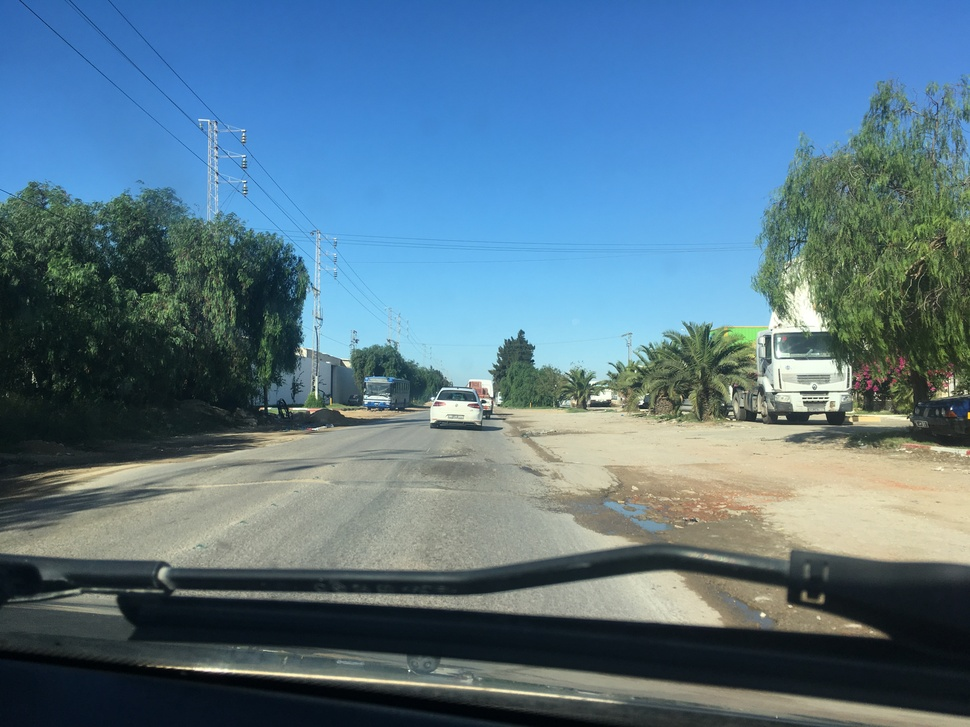
#> input picture IMG_1038.jpg, 970 x 727 px, shrunk from 4032 x 3024 before the run
$ python color_segmentation.py --image ../IMG_1038.jpg
#> lines starting #> are read from the running program, lines starting #| are printed output that depends on the picture
# -*- coding: utf-8 -*-
"""

#               Altran Deutschland S.A.S & Co. KG

#   \authors   ala.edddine.gharbi@altran.com
#   \version   01.00.00
#   \date      Sat Nov 21 14:49:34 2020
#   \copyright Copyright (c) 2018, Altran Deutschland GmbH. All rights reserved!
#              All rights exclusively reserved for Altran Deutschland S.A.S & Co. KG, unless expressly otherwise agreed.
#              Redistribution in source or any other form, with or without modification, is not permitted.
#              You may use this code under the according license terms of Altran Deutschland S.A.S & Co. KG.
#              Please contact Altran Deutschland S.A.S & Co. KG at ala.edddine.gharbi@altran.com to get the appropriate terms and conditions.


"""

import numpy as np
from sklearn.cluster import KMeans
import argparse
import cv2
import datetime


ap = argparse.ArgumentParser()
ap.add_argument('-i', '--image', required=True, help='Path to image file')
ap.add_argument('-w', '--width', type=int, default=0,help='Width to resize image to in pixels')
ap.add_argument('-s', '--color-space', type=str, default='bgr',help='Color space to use: BGR (default), HSV, Lab, YCrCb (YCC)')
ap.add_argument('-c', '--channels', type=str, default='all',help='Channel indices to use for clustering, where 0 is the first channel,'+ ' 1 is the second channel, etc. E.g., if BGR color space is used, "02" '+ 'selects channels B and R. (default "all")')
ap.add_argument('-n', '--num-clusters', type=int, default=3,help='Number of clusters for K-means clustering (default 3, min 2).')
ap.add_argument('-o', '--output-file', action='store_true',help='Save output image (side-by-side comparison of original image and'+ ' clustering result) to disk.')
ap.add_argument('-f', '--output-format', type=str, default='png',help='File extension for output image (default png)')


args = vars(ap.parse_args())
image = cv2.imread(args['image'])
#> image is the input picture: shape (727, 970, 3); mean B, G, R 134.9, 118, 88.6

# Resize image and make a copy of the original (resized) image.
if args['width'] > 0:
    height = int((args['width'] / image.shape[1]) * image.shape[0])
    image = cv2.resize(image, (args['width'], height),
        interpolation=cv2.INTER_AREA)
orig = image.copy()

# Change image color space, if necessary.
colorSpace = args['color_space'].lower()
if colorSpace == 'hsv':
    image = cv2.cvtColor(image, cv2.COLOR_BGR2HSV)
elif colorSpace == 'ycrcb' or colorSpace == 'ycc':
    image = cv2.cvtColor(image, cv2.COLOR_BGR2YCrCb)
elif colorSpace == 'lab':
    image = cv2.cvtColor(image, cv2.COLOR_BGR2LAB)
else:
    colorSpace = 'bgr'  # set for file naming purposes


# Keep only the selected channels for K-means clustering.
if args['channels'] != 'all':
    channels = cv2.split(image)
    channelIndices = []
    for char in args['channels']:
        channelIndices.append(int(char))
    image = image[:,:,channelIndices]
    if len(image.shape) == 2:
        image.reshape(image.shape[0], image.shape[1], 1)

# Flatten the 2D image array into an MxN feature vector, where M is
# the number of pixels and N is the dimension (number of channels).
reshaped = image.reshape(image.shape[0] * image.shape[1], image.shape[2])

# Perform K-means clustering.
if args['num_clusters'] < 2:
    print('Warning: num-clusters < 2 invalid. Using num-clusters = 2')
numClusters = max(2, args['num_clusters'])
kmeans = KMeans(n_clusters=numClusters, n_init=40, max_iter=500).fit(reshaped)


# Reshape result back into a 2D array, where each element represents the
# corresponding pixel's cluster index (0 to K - 1).
clustering = np.reshape(np.array(kmeans.labels_, dtype=np.uint8),
    (image.shape[0], image.shape[1]))
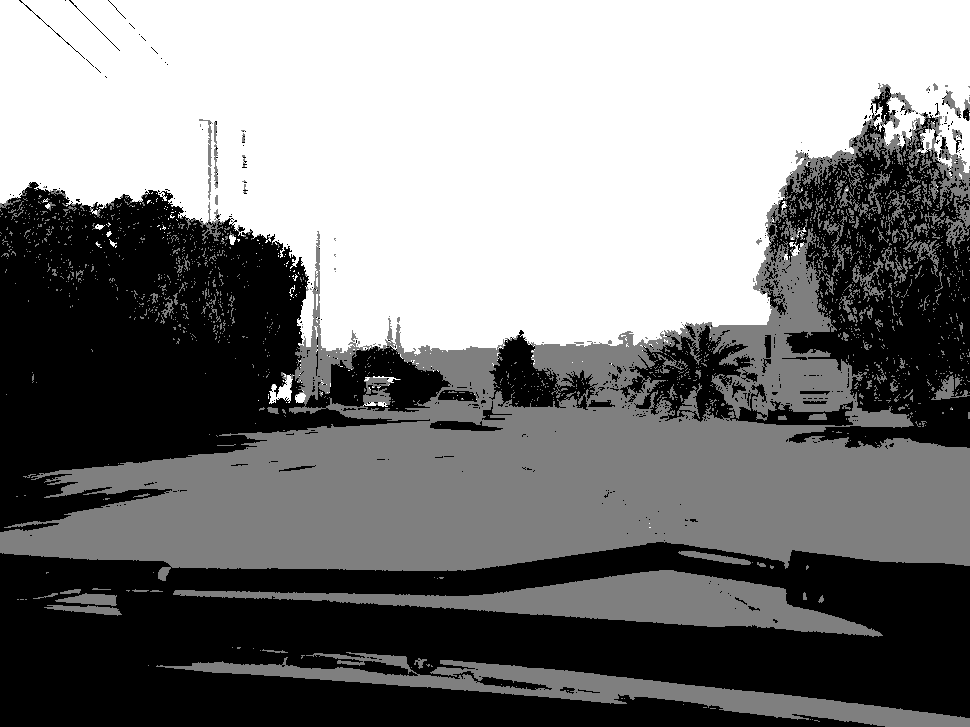
#> clustering: shape (727, 970); min 0, max 2, mean 0.989; drawn with min black and max white

# Sort the cluster labels in order of the frequency with which they occur.
sortedLabels = sorted([n for n in range(numClusters)],
    key=lambda x: -np.sum(clustering == x))
#> sortedLabels = [0, 2, 1]

# Initialize K-means grayscale image; set pixel colors based on clustering.
kmeansImage = np.zeros(image.shape[:2], dtype=np.uint8)
for i, label in enumerate(sortedLabels):
    kmeansImage[clustering == label] = int((255) / (numClusters - 1)) * i
#> this loop made 3 passes
#> label on passes 1 to 3: 0, 2, 1
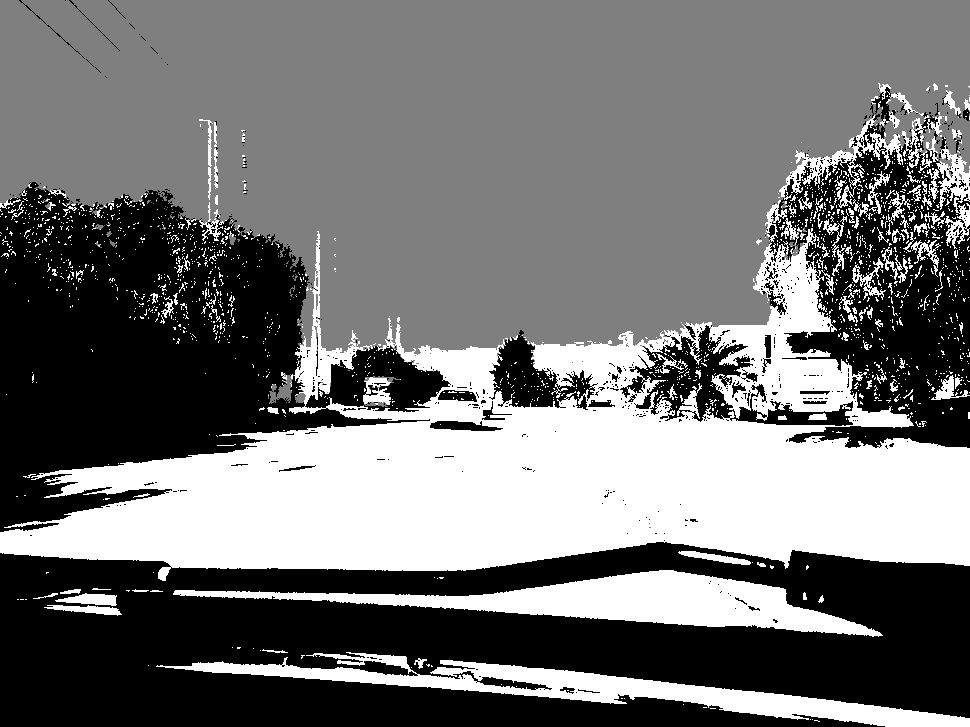
#> kmeansImage: shape (727, 970); min 0, max 254, mean 115.6


# Concatenate original image and K-means image, separated by a gray strip.
concatImage = np.concatenate((orig,
    193 * np.ones((orig.shape[0], int(0.0625 * orig.shape[1]), 3), dtype=np.uint8),
    cv2.cvtColor(kmeansImage, cv2.COLOR_GRAY2BGR)), axis=1)
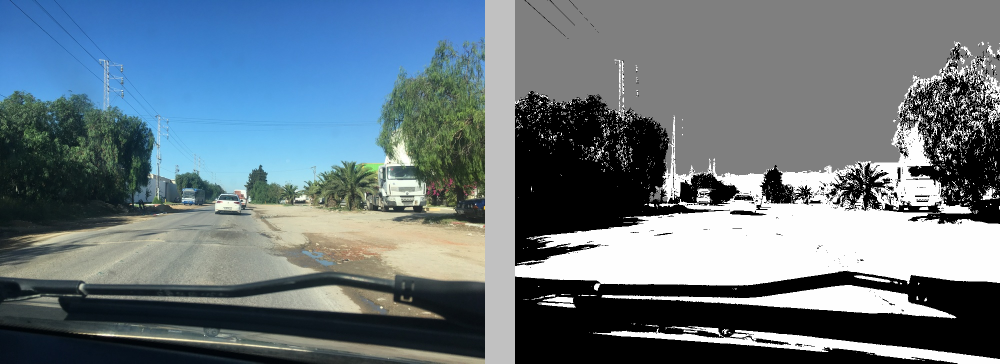
#> concatImage: shape (727, 2000, 3) (shown at 1/2 size); mean B, G, R 127.3, 119.1, 104.9
cv2.imshow('Original vs clustered', concatImage)


if args['output_file']:
    # Construct timestamped output filename and write image to disk.
    dt = datetime.datetime.now()
    fileExtension = args['output_format']
    filename = (str(dt.year) + str(dt.month) + str(dt.day) + str(dt.hour)
        + str(dt.minute) + str(dt.second) + colorSpace + '_c' + args['channels']
        + 'n' + str(numClusters) + '.' + fileExtension)
    cv2.imwrite(filename, concatImage)
cv2.waitKey(0)

$ run again, on IMG_1733.jpg
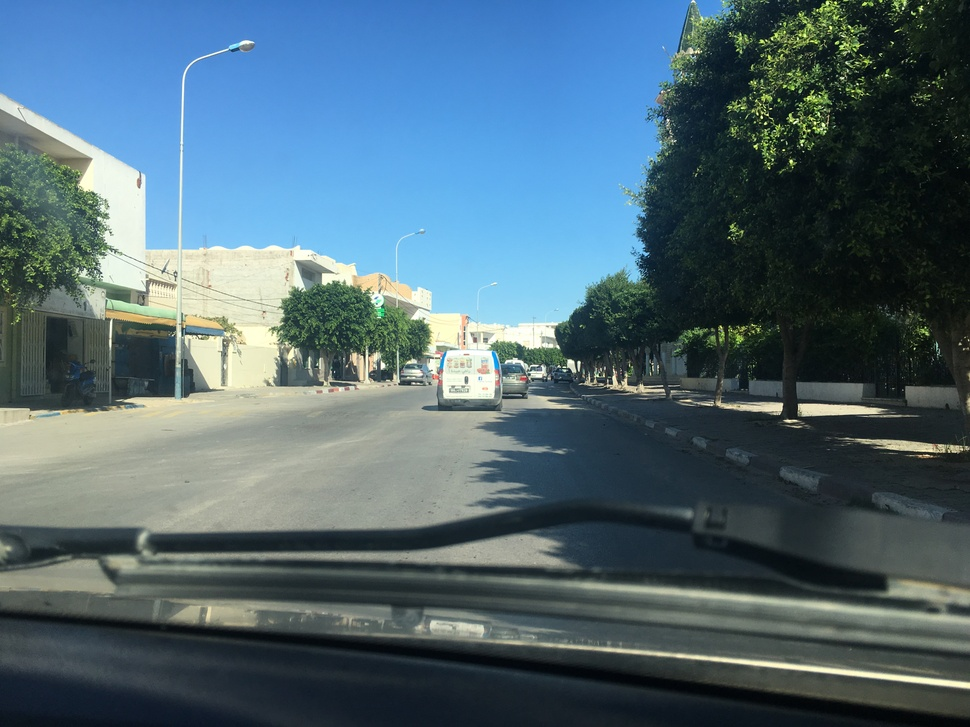
#> input picture IMG_1733.jpg, 970 x 727 px, shrunk from 4032 x 3024 before the run
#> image is the input picture: shape (727, 970, 3); mean B, G, R 114.8, 104.1, 80.1
#> `clustering = np.reshape(np.array(kmeans.labels_, dtype=np.uint8), (ima..`:
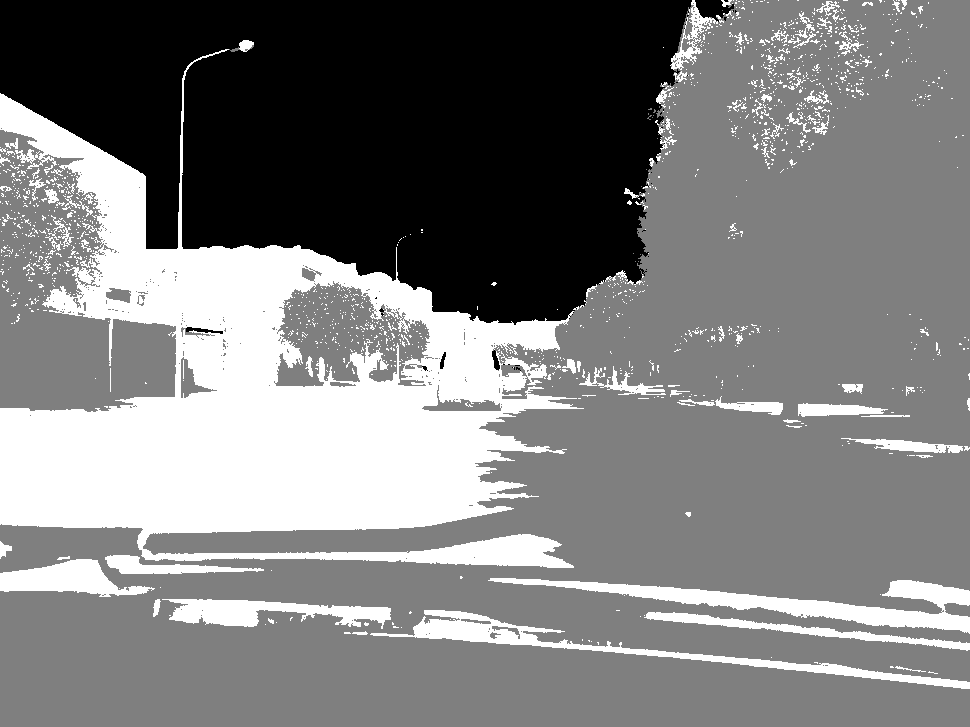
#> clustering: shape (727, 970); min 0, max 2, mean 0.988; drawn with min black and max white
#> sortedLabels = [1, 0, 2]
#> the loop `for i, label in enumerate(sortedLabels):` made 3 passes
#> label on passes 1 to 3: 1, 0, 2
#> `concatImage = np.concatenate((orig, 193 * np.ones((orig.shape[0], int(..`:
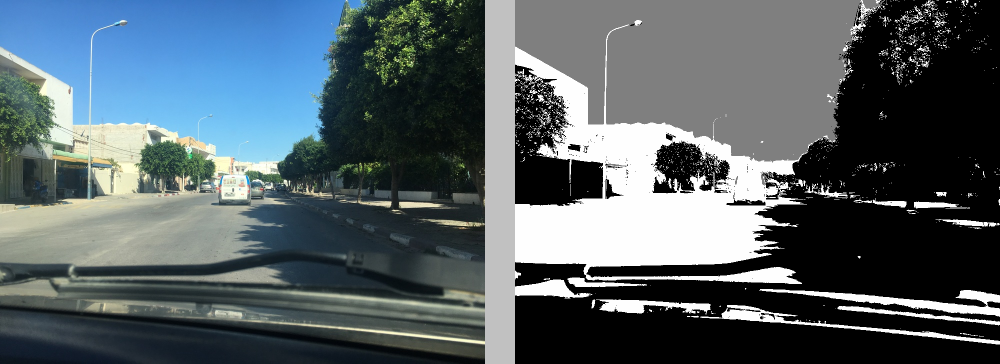
#> concatImage: shape (727, 2000, 3) (shown at 1/2 size); mean B, G, R 102.6, 97.4, 85.7

$ run again, on IMG_1734.jpg
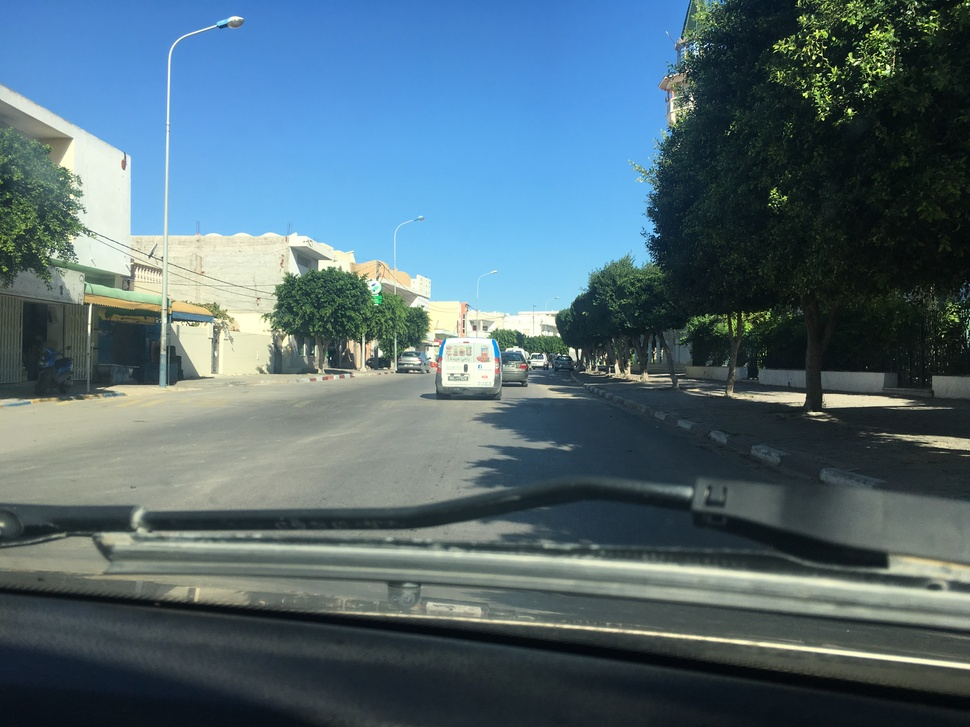
#> input picture IMG_1734.jpg, 970 x 727 px, shrunk from 4032 x 3024 before the run
#> image is the input picture: shape (727, 970, 3); mean B, G, R 115.9, 106, 82.6
#> `clustering = np.reshape(np.array(kmeans.labels_, dtype=np.uint8), (ima..`:
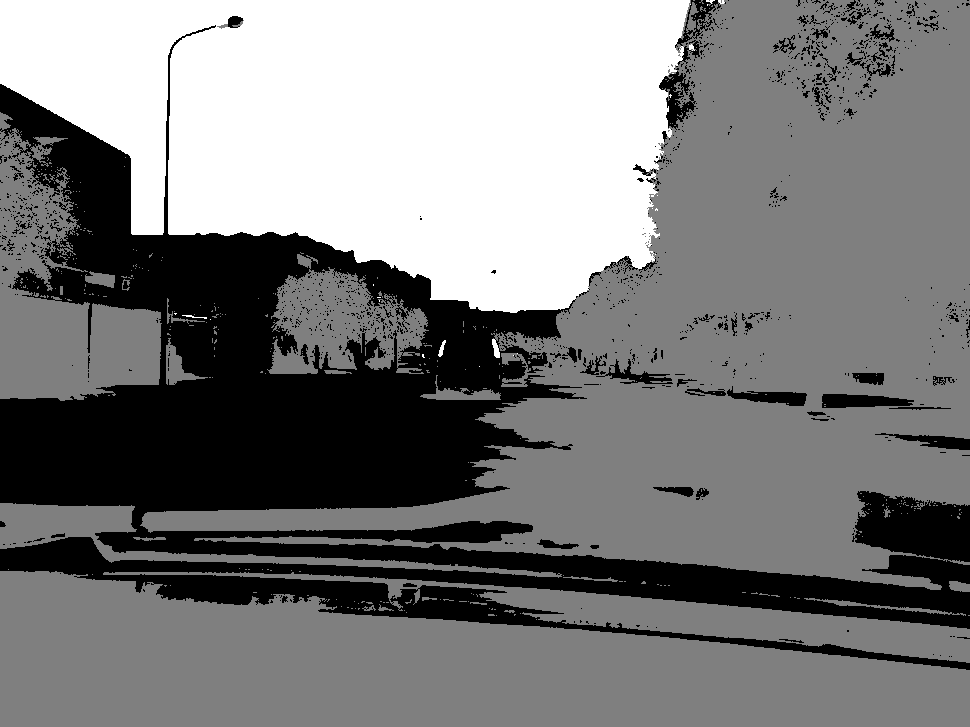
#> clustering: shape (727, 970); min 0, max 2, mean 0.971; drawn with min black and max white
#> sortedLabels = [1, 0, 2]
#> the loop `for i, label in enumerate(sortedLabels):` made 3 passes
#> label on passes 1 to 3: 1, 0, 2
#> `concatImage = np.concatenate((orig, 193 * np.ones((orig.shape[0], int(..`:
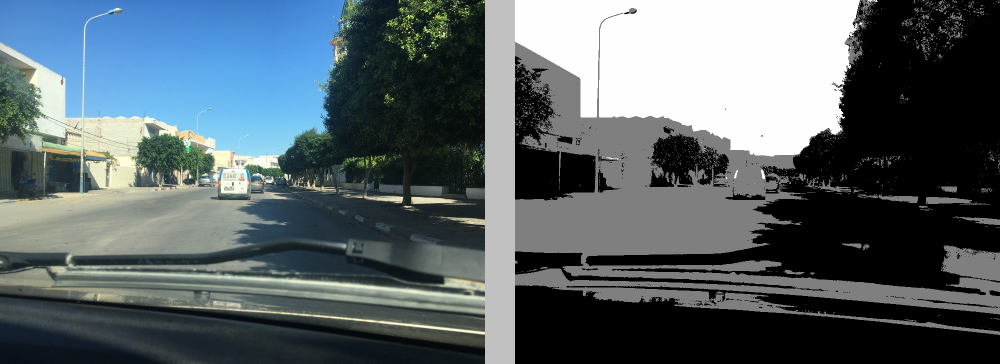
#> concatImage: shape (727, 2000, 3) (shown at 1/2 size); mean B, G, R 105, 100.1, 88.8
